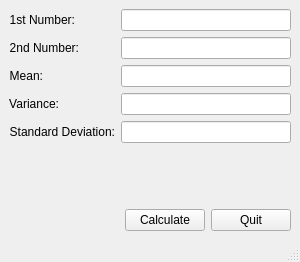
<?xml version="1.0" encoding="UTF-8"?>
<ui version="4.0">
 <class>SimpleSTD</class>
 <widget class="QMainWindow" name="SimpleSTD">
  <property name="geometry">
   <rect>
    <x>0</x>
    <y>0</y>
    <width>300</width>
    <height>262</height>
   </rect>
  </property>
  <property name="windowTitle">
   <string>SimpleSTD</string>
  </property>
  <widget class="QWidget" name="centralwidget">
   <layout class="QVBoxLayout" name="verticalLayout">
    <item>
     <layout class="QFormLayout" name="formLayout">
      <item row="0" column="0">
       <widget class="QLabel" name="labelNumber1">
        <property name="text">
         <string>1st Number:</string>
        </property>
        <property name="alignment">
         <set>Qt::AlignRight|Qt::AlignTrailing|Qt::AlignVCenter</set>
        </property>
       </widget>
      </item>
      <item row="0" column="1">
       <widget class="QLineEdit" name="lineEditNumber1"/>
      </item>
      <item row="1" column="0">
       <widget class="QLabel" name="labelNumber2">
        <property name="text">
         <string>2nd Number:</string>
        </property>
        <property name="alignment">
         <set>Qt::AlignRight|Qt::AlignTrailing|Qt::AlignVCenter</set>
        </property>
       </widget>
      </item>
      <item row="1" column="1">
       <widget class="QLineEdit" name="lineEditNumber2"/>
      </item>
      <item row="2" column="0">
       <widget class="QLabel" name="labelMean">
        <property name="text">
         <string>Mean:</string>
        </property>
        <property name="alignment">
         <set>Qt::AlignRight|Qt::AlignTrailing|Qt::AlignVCenter</set>
        </property>
       </widget>
      </item>
      <item row="2" column="1">
       <widget class="QLineEdit" name="lineEditMean"/>
      </item>
      <item row="3" column="0">
       <widget class="QLabel" name="labelVariance">
        <property name="text">
         <string>Variance:</string>
        </property>
        <property name="alignment">
         <set>Qt::AlignRight|Qt::AlignTrailing|Qt::AlignVCenter</set>
        </property>
       </widget>
      </item>
      <item row="3" column="1">
       <widget class="QLineEdit" name="lineEditVariance"/>
      </item>
      <item row="4" column="0">
       <widget class="QLabel" name="labelStandardDeviation">
        <property name="text">
         <string>Standard Deviation:</string>
        </property>
        <property name="alignment">
         <set>Qt::AlignRight|Qt::AlignTrailing|Qt::AlignVCenter</set>
        </property>
       </widget>
      </item>
      <item row="4" column="1">
       <widget class="QLineEdit" name="lineEditStandardDeviation"/>
      </item>
     </layout>
    </item>
    <item>
     <layout class="QHBoxLayout" name="horizontalLayout">
      <item>
       <spacer name="horizontalSpacer">
        <property name="orientation">
         <enum>Qt::Horizontal</enum>
        </property>
        <property name="sizeHint" stdset="0">
         <size>
          <width>40</width>
          <height>20</height>
         </size>
        </property>
       </spacer>
      </item>
      <item>
       <widget class="QPushButton" name="calcButton">
        <property name="text">
         <string>Calculate</string>
        </property>
       </widget>
      </item>
      <item>
       <widget class="QPushButton" name="pushButton_2">
        <property name="text">
         <string>Quit</string>
        </property>
       </widget>
      </item>
     </layout>
    </item>
   </layout>
  </widget>
  <widget class="QMenuBar" name="menubar">
   <property name="geometry">
    <rect>
     <x>0</x>
     <y>0</y>
     <width>300</width>
     <height>24</height>
    </rect>
   </property>
  </widget>
  <widget class="QStatusBar" name="statusbar"/>
 </widget>
 <tabstops>
  <tabstop>lineEditNumber1</tabstop>
  <tabstop>lineEditNumber2</tabstop>
  <tabstop>calcButton</tabstop>
  <tabstop>pushButton_2</tabstop>
  <tabstop>lineEditMean</tabstop>
  <tabstop>lineEditVariance</tabstop>
  <tabstop>lineEditStandardDeviation</tabstop>
 </tabstops>
 <resources/>
 <connections/>
</ui>
